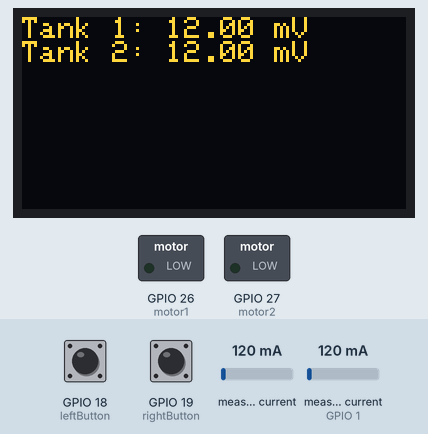
This sketch was run on a simulated ESP32. Parts: 128×64 one-colour display, switched loads named in the sketch (green lamp = pin HIGH). Inputs (shaded band) come from the test bench; at power-on: GPIO 18 (leftButton) HIGH, GPIO 19 (rightButton) HIGH, measured current 120 mA, measured current (sensor on GPIO 1) 120 mA. The OLED is the two-colour kind (top 16 rows yellow).

Above: at 1.2 s.
1.3 s: GPIO 18 (leftButton) pulled LOW for 1 s
At 2.1 s:
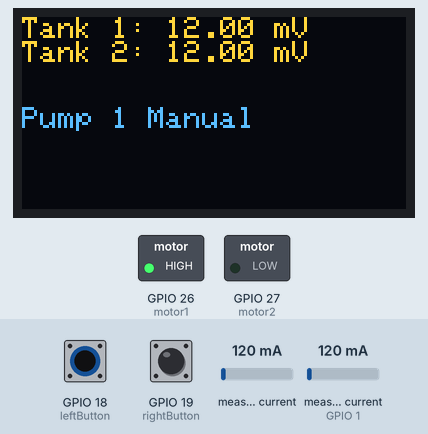
3.9 s: GPIO 19 (rightButton) pulled LOW for 0.15 s
At 4.13 s:
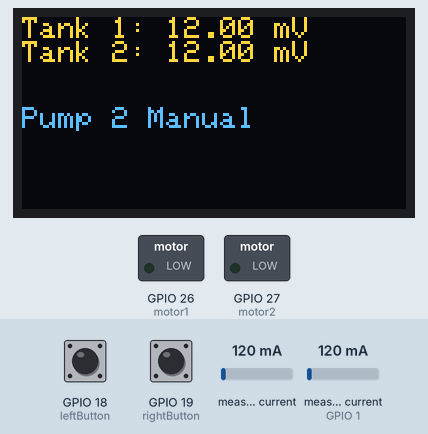
5.5 s: measured current (sensor 0) set to 40 mA
At 6.1 s:
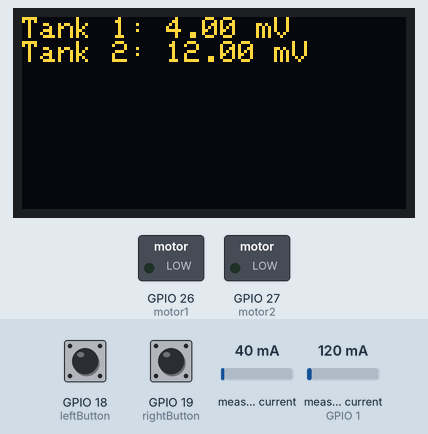
7.0 s: measured current (sensor on GPIO 1) set to 40 mA
At 8.2 s:
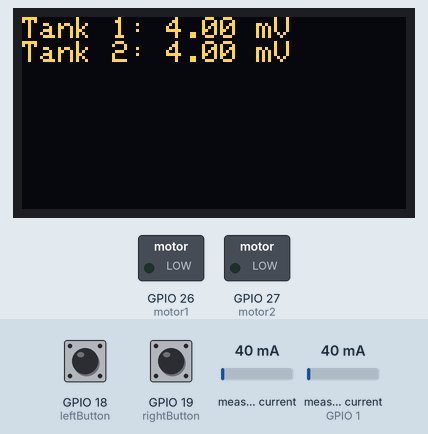
8.5 s: GPIO 18 (leftButton) pulled LOW for 0.15 s
At 8.74 s:
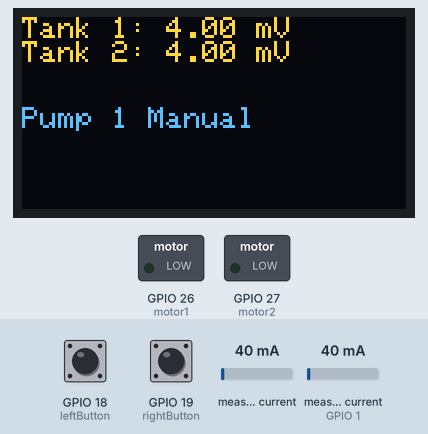
10.1 s: GPIO 19 (rightButton) pulled LOW for 1 s
At 10.5 s:
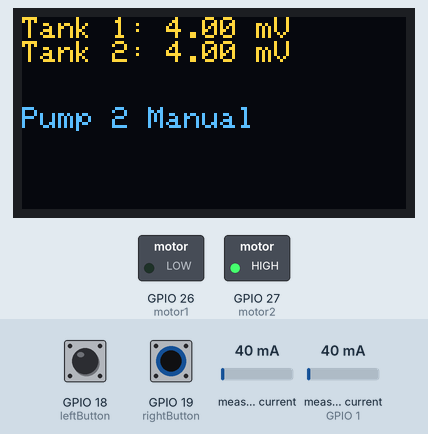
Timing chart, 0 to 13.1 s (numbered marks = the images above; inputs shaded):
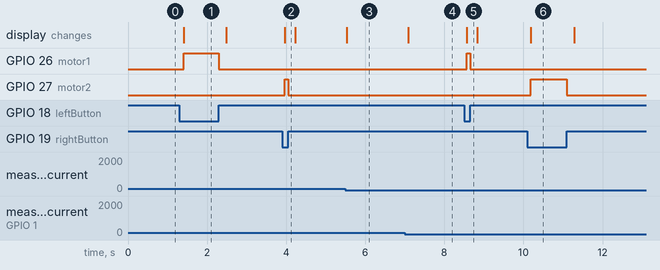

The sketch:

Non-Automatic.ino
```cpp
#include <Adafruit_INA219.h>
#include <Wire.h>
#include <Adafruit_GFX.h>
#include <Adafruit_SSD1306.h>

#define SCREEN_WIDTH 128 // OLED display width, in pixels
#define SCREEN_HEIGHT 64 // OLED display height, in pixels

#define motor1 26
#define motor2 27

#define leftButton 18
#define rightButton 19

#define DEBOUNCE_MS 50 // Debounce time in milliseconds

Adafruit_SSD1306 display(SCREEN_WIDTH, SCREEN_HEIGHT, &Wire, -1);
Adafruit_INA219 tankDepth1;
Adafruit_INA219 tankDepth2(0x41);

void setup() {
  Serial.begin(115200);

  // Initialize INA219 sensors
  if (!tankDepth1.begin()) {
    Serial.println("Failed to find tank 1 chip");
    while (1) { delay(10); }
  }
  tankDepth1.setCalibration_16V_400mA();

  if (!tankDepth2.begin()) {
    Serial.println("Failed to find tank 2 chip");
    while (1) { delay(10); }
  }
  tankDepth2.setCalibration_16V_400mA();

  // Initialize display
  if (!display.begin(SSD1306_SWITCHCAPVCC, 0x3C)) {
    Serial.println(F("SSD1306 allocation failed"));
    for (;;);
  }
  display.clearDisplay();
  display.setTextSize(1);
  display.setTextColor(WHITE);

  pinMode(leftButton, INPUT_PULLUP);
  pinMode(rightButton, INPUT_PULLUP);
  pinMode(motor1, OUTPUT);
  pinMode(motor2, OUTPUT);
}

void loop() {
  displaySensorReadings();

  handleButtonPress(leftButton, motor1, "Pump 1 Manual");
  handleButtonPress(rightButton, motor2, "Pump 2 Manual");

  delay(100); // Reduce loop speed
}

void displaySensorReadings() {
  float tank1mV = tankDepth1.getShuntVoltage_mV();
  float tank2mV = tankDepth2.getShuntVoltage_mV();

  display.clearDisplay();
  display.setCursor(0, 0);
  display.print("Tank 1: "); display.print(tank1mV); display.println(" mV");
  display.print("Tank 2: "); display.print(tank2mV); display.println(" mV");
  display.display();
}

void startMotor(int motor) {
  digitalWrite(motor1, motor == motor1 ? HIGH : LOW);
  digitalWrite(motor2, motor == motor2 ? HIGH : LOW);
}

void stopMotors() {
  digitalWrite(motor1, LOW);
  digitalWrite(motor2, LOW);
}

void handleButtonPress(int buttonPin, int motor, const char* message) {
  if (digitalRead(buttonPin) == LOW) { // Button is pressed
    unsigned long pressTime = millis();
    display.clearDisplay();
    displaySensorReadings(); // Ensure sensor readings are shown
    display.setCursor(0, 30); // Adjust as needed to fit your layout
    display.println(message);
    display.display();

    startMotor(motor);

    while (digitalRead(buttonPin) == LOW) {
      if (millis() - pressTime > DEBOUNCE_MS) {
        pressTime = millis();
      }
    }

    stopMotors(); // Stop motors when button is released
    delay(DEBOUNCE_MS); // Debounce delay after release
  }
}
```

Measured:
- after the input at 1.3 s, GPIO 26 (motor1): LOW → HIGH after 0.11 s, → LOW 0.89 s later; the display: first differs from a run without the input after 0.11 s (image 1)
- after the input at 3.9 s, GPIO 27 (motor2): LOW → HIGH after 0.06 s, → LOW 0.09 s later; the display: changes after 0.06 s (image 2)
- after the input at 5.5 s, the display: changes at once (image 3)
- after the input at 7.0 s, the display: changes after 0.09 s (image 4)
- after the input at 8.5 s, GPIO 26 (motor1): LOW → HIGH after 0.07 s, → LOW 0.08 s later; the display: first differs from a run without the input after 0.07 s (image 5)
- after the input at 10.1 s, GPIO 27 (motor2): LOW → HIGH after 0.08 s, → LOW 0.92 s later; the display: changes after 0.08 s (image 6)
